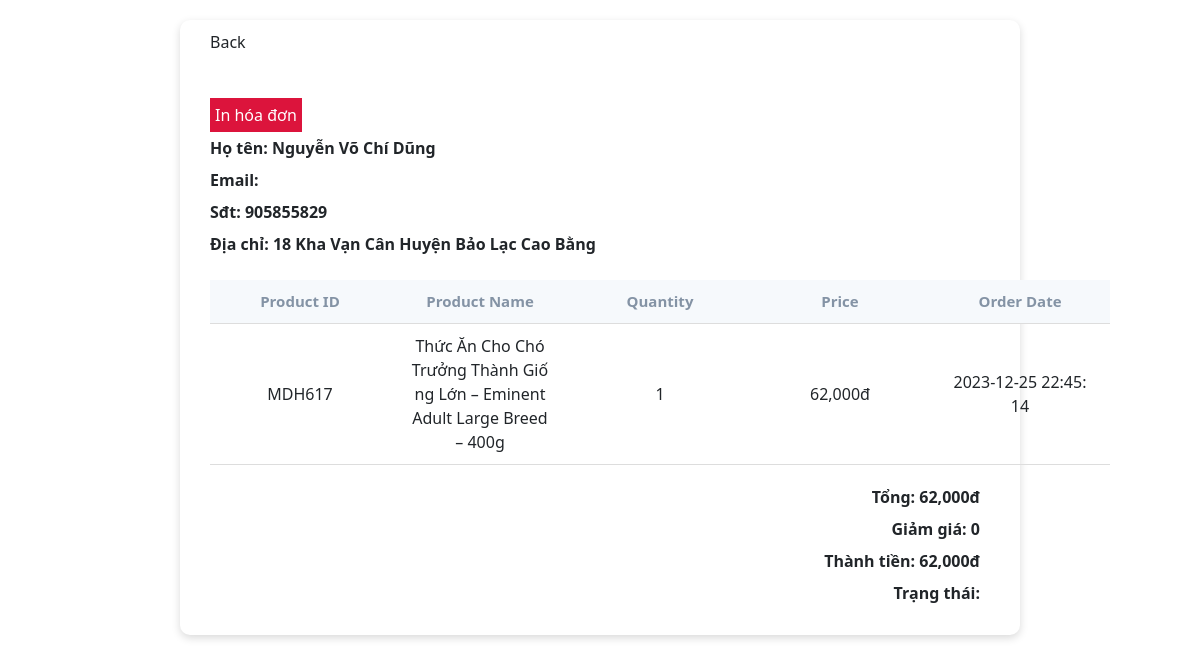
The app's page /index.php?page=yourorder-details&id=MAKH617 (signed in) with its own data.
### tables this page shows
CREATE TABLE `khachhang` (
  `makh` varchar(100) NOT NULL,
  `tenkh` varchar(100) DEFAULT NULL,
  `diachi` varchar(255) DEFAULT NULL,
  `email` varchar(100) DEFAULT NULL,
  `sdt` int(11) DEFAULT NULL,
  `id_kh` int(11) NOT NULL
);

CREATE TABLE `chitiet_donhang` (
  `id_ctdonhang` int(11) NOT NULL,
  `madathang` varchar(50) NOT NULL,
  `makh` varchar(100) NOT NULL,
  `id_sanpham` int(11) NOT NULL,
  `tensp` varchar(100) NOT NULL,
  `soluong` tinyint(4) DEFAULT NULL,
  `giamgia` int(11) DEFAULT NULL,
  `giatien` int(11) DEFAULT NULL,
  `tongtien` int(11) DEFAULT NULL,
  `trangthai` varchar(100) NOT NULL,
  `ngaydat` datetime DEFAULT current_timestamp(),
  `id_dathang` int(11) NOT NULL,
  `id_kh` int(11) NOT NULL
);

CREATE TABLE `dathang` (
  `id_dathang` int(11) NOT NULL,
  `madathang` varchar(50) NOT NULL,
  `makh` varchar(100) NOT NULL,
  `trangthai` varchar(100) DEFAULT NULL,
  `tongtien` int(11) NOT NULL,
  `ngaydathang` datetime DEFAULT current_timestamp(),
  `giaohang` varchar(10) NOT NULL,
  `id_kh` int(11) NOT NULL
);

### views/cart/yourorder-details.php (the view, shortened to what this page needs)
<!DOCTYPE html>
<html lang="en">
<head>
    <link rel="stylesheet" href="./css/bsgrid.min.css" />
    <link rel="stylesheet" href="./css/admin.min.css" />
</head>
<body>
<div class="body">
    <a href="index.php?page=yourorder" class="buy_continute">Back</a>
    <div class="menu_option-head">Chi tiết đơn hàng</div>
    <button class="print" id="Print" style="background: crimson; padding: 5px; color: white; display: inline-block; margin-right: auto;">In hóa đơn</button>
    <?php
        if(isset($_GET['id'])){
            $id = $_GET['id'];
        }
        $fullname = $_SESSION['fullname'];
        $sql = "SELECT * FROM khachhang as kh, dangki as dk WHERE kh.email = dk.email AND dk.hoten = '$fullname' AND kh.makh = '$id'";
        $products = mysqli_query($conn, $sql);
        foreach($products as $keyID => $row){
            ?>
                <div class="info">
                    <div class="info-fullname">
                        Họ tên: <span><?php echo $row["tenkh"]; ?></span>
                    </div>
                    <div class="info-email">
                        Email: <span><?php echo $row["email"]; ?></span>
                    </div>
                    <div class="info-phone">
                        Sđt: <span><?php echo $row["sdt"]; ?></span>
                    </div>
                    <div class="info-address">
                        Địa chỉ: <span><?php echo $row["diachi"]; ?></span>
                    </div>
                </div>
            <?php
        }
    ?>
    <div class="list">
        <table>
            <thead>
                <th>Product ID</th>
                <th>Product Name</th>
                <th>Quantity</th>
                <th>Price</th>
                <th>Order Date</th>
            </thead>
            <tbody>
                <?php
                    if(isset($_GET['id'])){
                        $id = $_GET['id'];
                    }
                    $fullname = $_SESSION['fullname'];
                    $sql = "SELECT * FROM chitiet_donhang as ctdh, khachhang as kh, dangki as dk WHERE ctdh.makh = kh.makh AND kh.email = dk.email AND dk.hoten = '$fullname' AND kh.makh = '$id'";
                    $products = mysqli_query($conn, $sql);
                    foreach($products as $keyID => $row){
                        ?>
                            <tr>
                                <td><?php echo $row['madathang']; ?></td>
                                <td><?php echo $row['tensp']; ?></td>
                                <td><?php echo $row['soluong']; ?></td>
                                <td><?php echo number_format($row['giatien']); ?>đ</td>
                                <td><?php echo $row['ngaydat']; ?></td>
                            </tr>
                        <?php
                    }
                ?>
            </tbody>
        </table>
        <div class="bill">
            <?php
                if(isset($_GET['id'])){
                    $id = $_GET['id'];
                }
                $fullname = $_SESSION['fullname'];
                $sql = "SELECT * FROM dathang as dh, khachhang as kh, dangki as dk WHERE dh.makh = kh.makh AND kh.email = dk.email AND dk.hoten = '$fullname' AND kh.makh = '$id'";
                $products = mysqli_query($conn, $sql);
                while($row = mysqli_fetch_array($products)){
                    ?>
                        <div class="total-sum">
                            Tổng: <span><?php echo number_format($row['tongtien']); ?>đ</span>
                        </div>
                        <div class="total-discount">
                            Giảm giá: <span>0</span>
                        </div>
                        <div class="total-discount">
                            Thành tiền: <span><?php echo number_format($row['tongtien']); ?>đ</span>
                        </div>
                        <div class="total-trangthai">
                            Trạng thái:
                        </div>
                    <?php
                }
            ?>
        </div>
    </div>
</div>
</body>
</html>

### css/navbar.css (style rules this page uses)
* { margin: 0; padding: 0; box-sizing: border-box; font-family: 'Open Sans', sans-serif; }

### records on screen
khachhang: tenkh "Nguyễn Võ Chí Dũng", sdt "905855829", diachi "18 Kha Vạn Cân Huyện Bảo Lạc Cao Bằng"
chitiet_donhang: madathang "MDH617", tensp "Thức Ăn Cho Chó Trưởng Thành Giống Lớn – Eminent Adult Large Breed – 400g", soluong "1", giatien "62,000", ngaydat "2023-12-25 22:45:14"
dathang: tongtien "62,000"
